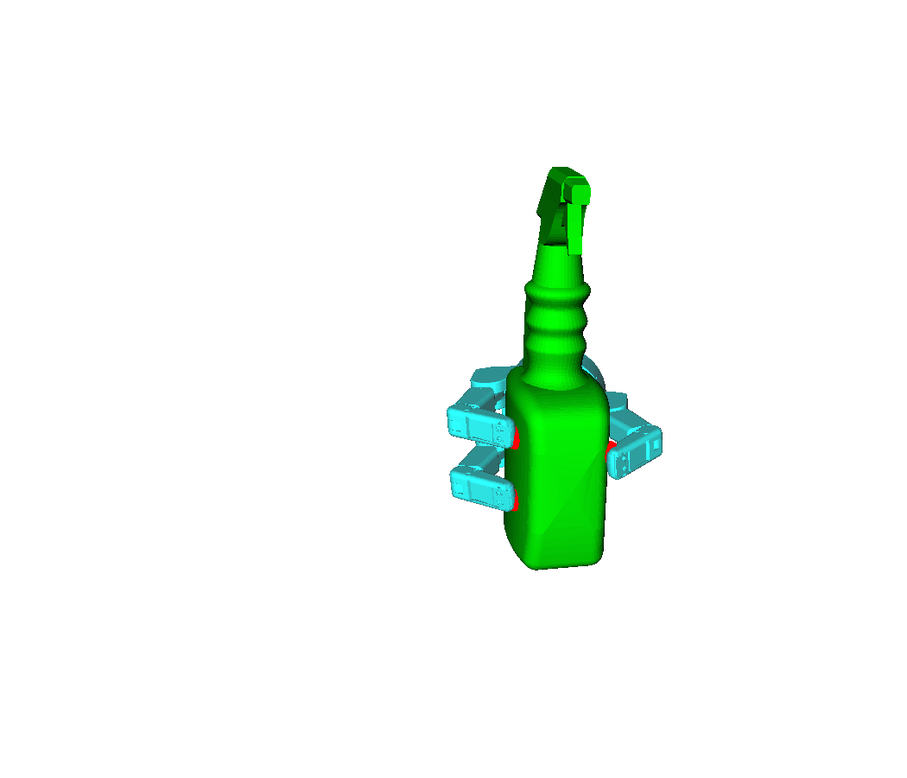
#> input picture figure.png, 907 x 778 px, shrunk from 1050 x 900 before the run
$ python draw-on-images.py
#> lines starting #> are read from the running program, lines starting #| are printed output that depends on the picture
#!/usr/bin/env python

import cv2
import numpy as np


img = cv2.imread('figure.png',cv2.IMREAD_COLOR)
#> img is the input picture: shape (778, 907, 3); mean B, G, R 243.3, 250.7, 241.4

cv2.line(img,(0,0),(250,250),(255,0,0),15)

cv2.rectangle(img,(15,25),(200,150),(0,255,0),15)
cv2.circle(img,(100,63),55,(0,0,255),-1)
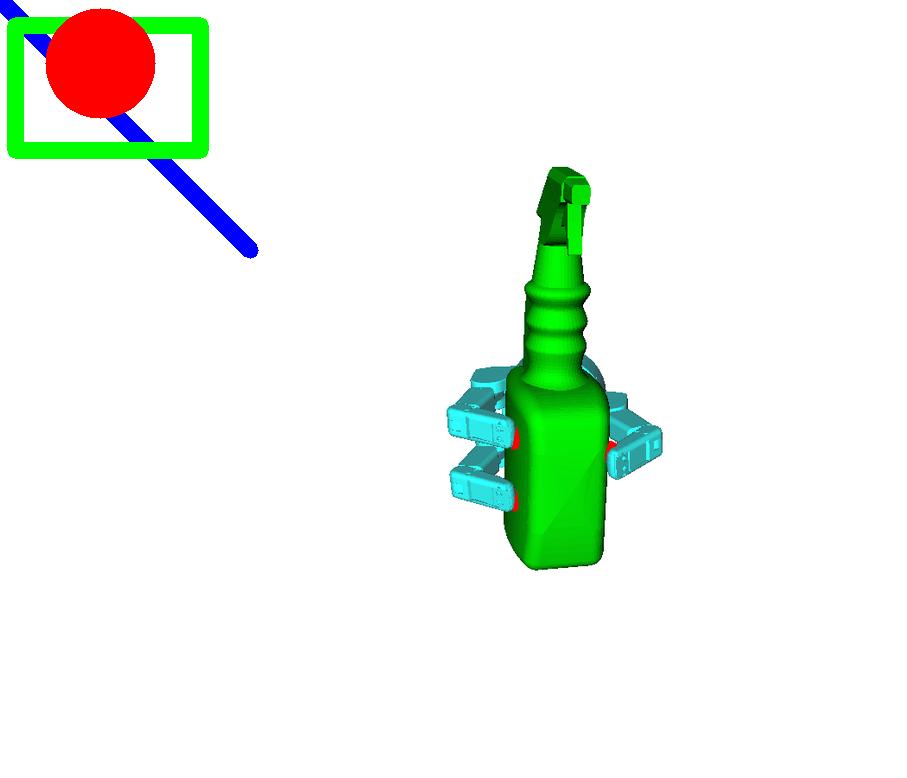
#> img: shape (778, 907, 3); mean B, G, R 236.6, 245.9, 236.8
cv2.imshow('image',img)
cv2.waitKey(0)
#> (the run stopped early here; a loop or call above may not have finished)
